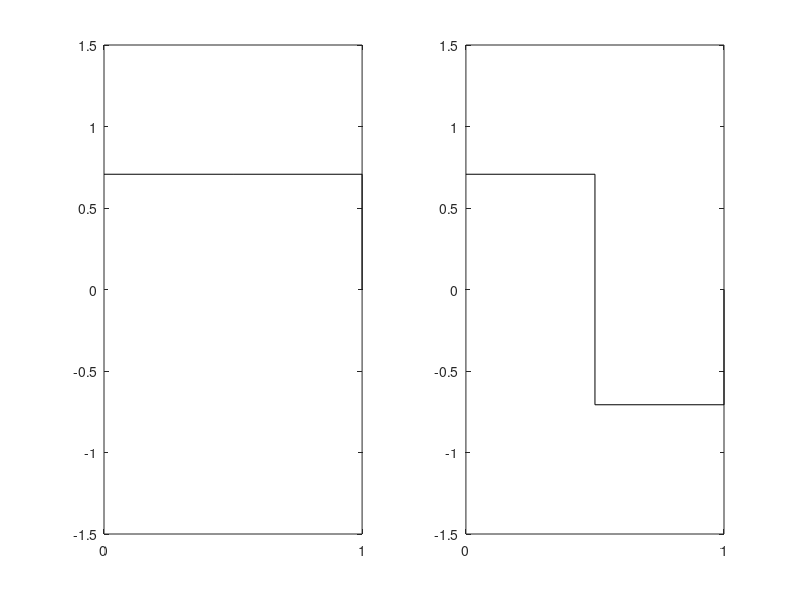
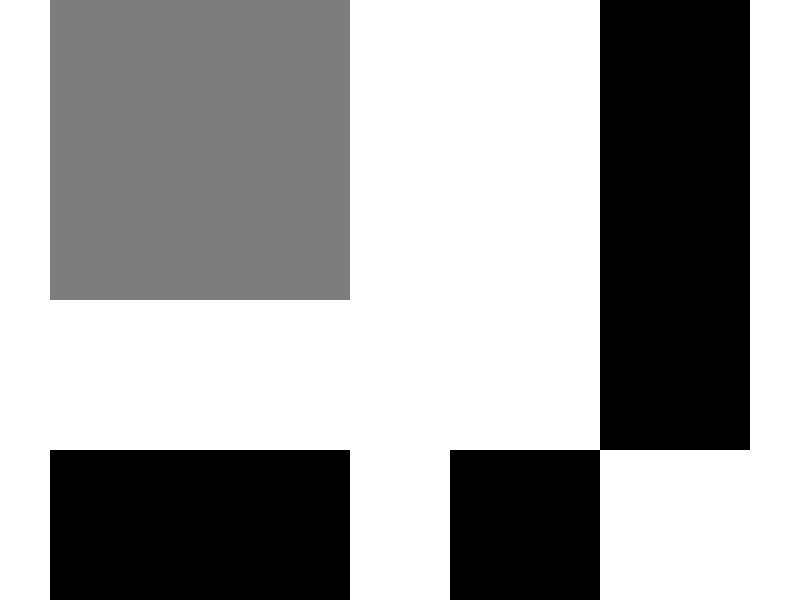

The MATLAB script that drew these images, in order:
N = 2;
haarmother = ones(1,N);
haarfather = ones(1,N);
haarfather = haarfather/norm(haarfather);
for i=N/2+1:N, 
    haarmother(i) = -1;
end;
haarmother = haarmother/norm(haarmother);
haar1D = zeros(N);
haar1D(1,:) = haarfather; 
haar1D(2,:) = haarmother;
j=1;
while 2^j < N,
    scale = 2^(j/2);
    for i = 1: 2^j,
        for k =1:N,
            index = 2^j*(k-1) - (i-1)*(N-1) + 1;
            if ((index <1) || (index >N)) 
                haar1D(2^j+i,k) = 0;
            else haar1D(2^j+i,k) = haarmother(index);
            end;
        end;
        haar1D(2^j+i,:) = haar1D(2^j+i,:) * scale;
    end;
    j = j+1;
end;
figure;
for j =1:N,
    h = subplot(N/2,2,j);
    stairs([haar1D(j,:) 0],'k-');
    axis(h,[1 N+1 -1.5 1.5]);
    set(gca,'XTick',[1 N+1])
set(gca,'XTickLabel',{'0','1'})
end;

figure;
haar2D = zeros(N,N,N,N);
for i=1:N,
    for j =1:N,
        haar2D(i,j,:,:) = haar1D(i,:)' * haar1D(j,:);
        k = (i-1)*N +(j-1)+1;
        subplot('Position',[(mod(k-1,N))/N 1-(ceil(k/N))/N 1/N 1/N]);
        I = mat2gray(squeeze(haar2D(i,j,:,:)));
        imshow(I);
        axis equal
    end;
end;
